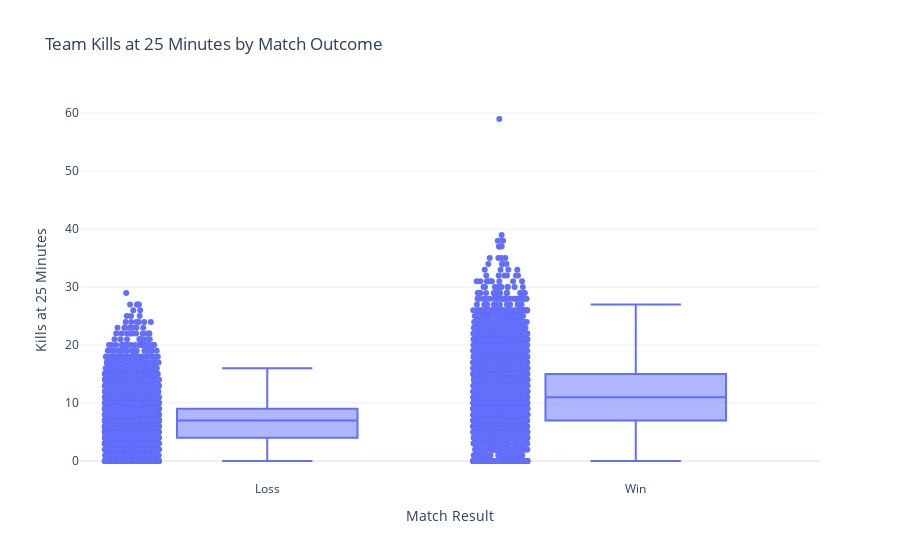

Notebook source saved alongside this figure:
### Code cell
bivariate_2 = px.box(
    data,
    x='result',
    y='killsat25',
    points='all',
    title='Team Kills at 25 Minutes by Match Outcome',
    labels={'result': 'Match Result', 'killsat25': 'Kills at 25 Minutes'}
)

bivariate_2.update_xaxes(tickvals=[0, 1], ticktext=['Loss', 'Win'])
bivariate_2.update_layout(template='plotly_white')
# fig.write_html("killsat25_by_result.html", include_plotlyjs='cdn')
bivariate_2.show()

### Figure 1 — Plotly figure (JSON) as saved in the notebook; plotly's stock layout.template omitted (floating-point values rounded to 4 significant figures; data arrays with more than 128 entries replaced by an {"elided": "..."} marker saying what was removed)
{"data": [{"alignmentgroup": "True", "boxpoints": "all", "hovertemplate": "Match Result=%{x}<br>Kills at 25 Minutes=%{y}<extra></extra>", "legendgroup": "", "marker": {"color": "#636efa"}, "name": "", "notched": false, "offsetgroup": "", "orientation": "v", "showlegend": false, "type": "box", "x": {"elided": "15660 int values"}, "x0": " ", "xaxis": "x", "y": {"elided": "15660 int values"}, "y0": " ", "yaxis": "y"}], "layout": {"boxmode": "group", "legend": {"tracegroupgap": 0}, "title": {"text": "Team Kills at 25 Minutes by Match Outcome"}, "xaxis": {"anchor": "y", "domain": [0, 1], "ticktext": ["Loss", "Win"], "tickvals": [0, 1], "title": {"text": "Match Result"}}, "yaxis": {"anchor": "x", "domain": [0, 1], "title": {"text": "Kills at 25 Minutes"}}}}
